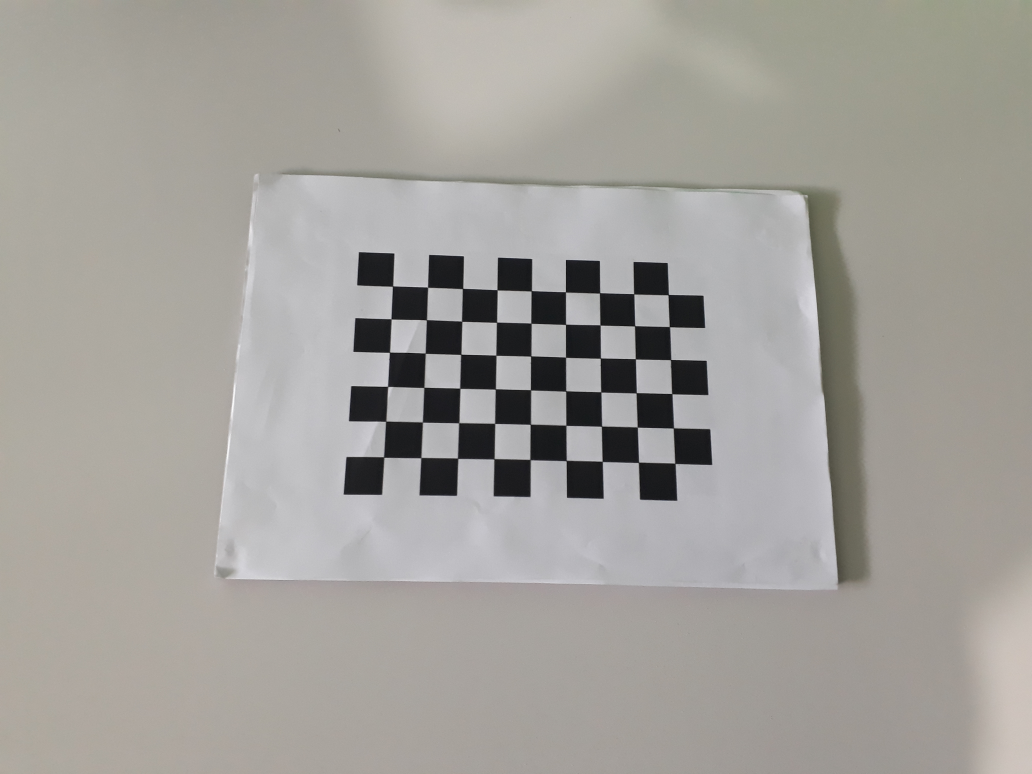
#> input picture images_calibration/b1.jpg, 4128 x 3096 px (shown at 1/4 size); its folder holds only this picture in this run
$ python main.py
#> lines starting #> are read from the running program, lines starting #| are printed output that depends on the picture
### Library/bed_calibration.py
from IPython.display import display
import cv2 as cv
import numpy as np
import glob
import pickle


class Data_Calibrate:
    """Clase de los datos para la calibración de la cama
    """

    def __init__(self):
        self.ret = None
        self.mtx = None
        self.dist = None
        self.rvecs = None
        self.tvecs = None


class Calibrate:
    """Clase que sirve para calibrar la cama
    """

    def __init__(self, wait=1, scalePercent=100):
        self.wait = wait
        self.scalePercent = scalePercent
        # Variables of the class
        self.data_calibrate = Data_Calibrate()

    def init_calibration_bed(self, dir_path_images, imagen_format, square_size, width=9, heigth=6):
        """Método para iniciar la calibración de la cama

        Args:\n
            - dir_path_images (string): dirección de las imágenes solo el path de la carpeta
            - imagen_format (string): tipo de formato de las imágenes ejm. jpg, png
            - square_size (int): tamaño en mm de los cuadrados del tablero
            - width (int, optional): numero de columnas del tablero. Defaults to 9.
            - heigth (int, optional): número de filas del tablero. Defaults to 6.
        """
#> called with dir_path_images = './images_calibration', imagen_format = 'jpg', square_size = 18, width = 9, heigth = 6

        # Se toma todas las imagenes de un mismo directorio que terminen
        images = glob.glob(dir_path_images + '/*.'+imagen_format)
        # con una extención específica.
        # Termino criterio esto es recomendado por openCv
        criteria = (cv.TERM_CRITERIA_EPS +
                    cv.TERM_CRITERIA_MAX_ITER, 30, 0.001)

        # preparar puntos de objeto, como (0,0,0,0), (1,0,0,0), (2,0,0,0)...., (6,5,0)
        # Genera una matriz de (mxn) de valores float32
        objp = np.zeros((width*heigth, 3), np.float32)
        objp[:, :2] = np.mgrid[0:width, 0:heigth].T.reshape(-1, 2)

        objp = objp*square_size  # Multiplica por el tamaño del cuadro.

        # Se crea array de los puntos del objeto a encontrar y de la imagen.
        objpoints = []  # puntos de objeto en 3d
        imgpoints = []  # puntos 2d en la imagen

        print('Calibration Beb Start ____')
        print('Files numbers:', len(images))

        count_images = 0  # count the files

        # Se recorre cada imagen del directorio
        for fname in images:
            img = cv.imread(fname)
#> img is the input picture: shape (3096, 4128, 3); mean B, G, R 154.9, 159.9, 162.7
            # hago un resize de la imagen

            width_img = int(img.shape[1]*self.scalePercent/100)
#> width_img = 1238
            height_img = int(img.shape[0]*self.scalePercent/100)
#> height_img = 928
            resized = cv.resize(img, (width_img, height_img),
                                interpolation=cv.INTER_AREA)
            print(width_img, height_img)
#| 1238 928
            img = resized

            # transforma a escala de grises
            img_gray = cv.cvtColor(img, cv.COLOR_BGR2GRAY)

            # Encuentra las esquinas del tablero de ajedrez
            ret, corners = cv.findChessboardCorners(
                img_gray, (width, heigth), None)
#> ret = True; corners = 54 rows, first 8: [470.9, 343], [512.6, 343.8], [555.3, 345.6], [596.2, 347.7], [637.6, 349], [678.4, 350], [720.1, 350.5], [760, 352.2]
            count_images += 1
            # display status calibration
            print('Find Countors : {0} of {1} is {2} __ File name: {3}'.format(
                count_images, len(images), ret, fname))
#| Find Countors : 1 of 1 is True __ File name: ./images_calibration/b1.jpg

            # Si se encuentran, añada puntos de objeto, puntos de imagen (después de refinarlos)
            if ret == True:
                objpoints.append(objp)  # Se agrega puntos de objeto ala array

                corners2 = cv.cornerSubPix(
                    img_gray, corners, (11, 11), (-1, -1), criteria)  # Aumenta la precisión
#> corners2 = 54 rows, first 8: [471, 343.1], [513.1, 344.4], [555, 345.9], [596.4, 347.6], [637.4, 348.7], [678.4, 350.1], [719.4, 351.3], [760.4, 352.4]

                imgpoints.append(corners2)

                # Dibuja y muestra las esquinas
                # dibuja el patron encontrado
                img = cv.drawChessboardCorners(
                    img, (width, heigth), corners2, ret)
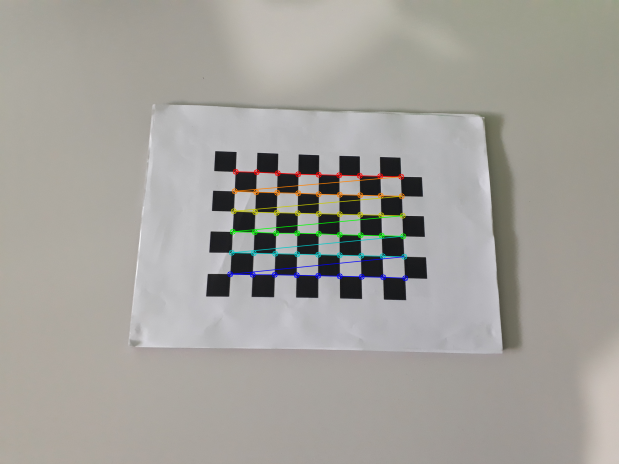
#> img: shape (928, 1238, 3) (shown at 1/2 size); mean B, G, R 154.7, 160.2, 162.7

                cv.imshow('img', img)
                cv.waitKey(self.wait)

        self.data_calibrate.ret, self.data_calibrate.mtx, self.data_calibrate.dist, self.data_calibrate.rvecs, self.data_calibrate.tvecs = cv.calibrateCamera(
            objpoints, imgpoints, img_gray.shape[::-1], None, None)

    def save_coefficientes(self, path_coefficientes, name_file):
        """Método para guardar los coeficientes de calibración

        Args:
            path_coefficientes (string): dirección de la carpeta
            name_file (string): nombre del archivo
        """
        path = '{0}/{1}.pckl'.format(path_coefficientes, name_file)
        print(path)
        file = open(path, 'wb')
        pickle.dump(self.data_calibrate, file)
        file.close()

    # [9 lines left out: function load_coefficientes, not called in this run]


# [7 lines that do not run on import are left out]

### main.py
from Library.bed_calibration import *
from Library.read_image import *
import cv2 as cv

if __name__ == '__main__':
    cali = Calibrate(1, 30)

    cali.init_calibration_bed('./images_calibration', 'jpg', 18)
    cali.save_coefficientes('./file_calibration', 'calibration')

    print('valor ret ', cali.data_calibrate.ret)
    print('valor mtx ', cali.data_calibrate.mtx)
    print('valor dist ', cali.data_calibrate.dist)
    print('valor rvecs ', cali.data_calibrate.rvecs)
    print('valor tvecs ', cali.data_calibrate.tvecs)

$ run again, on images_calibration/b13.jpg
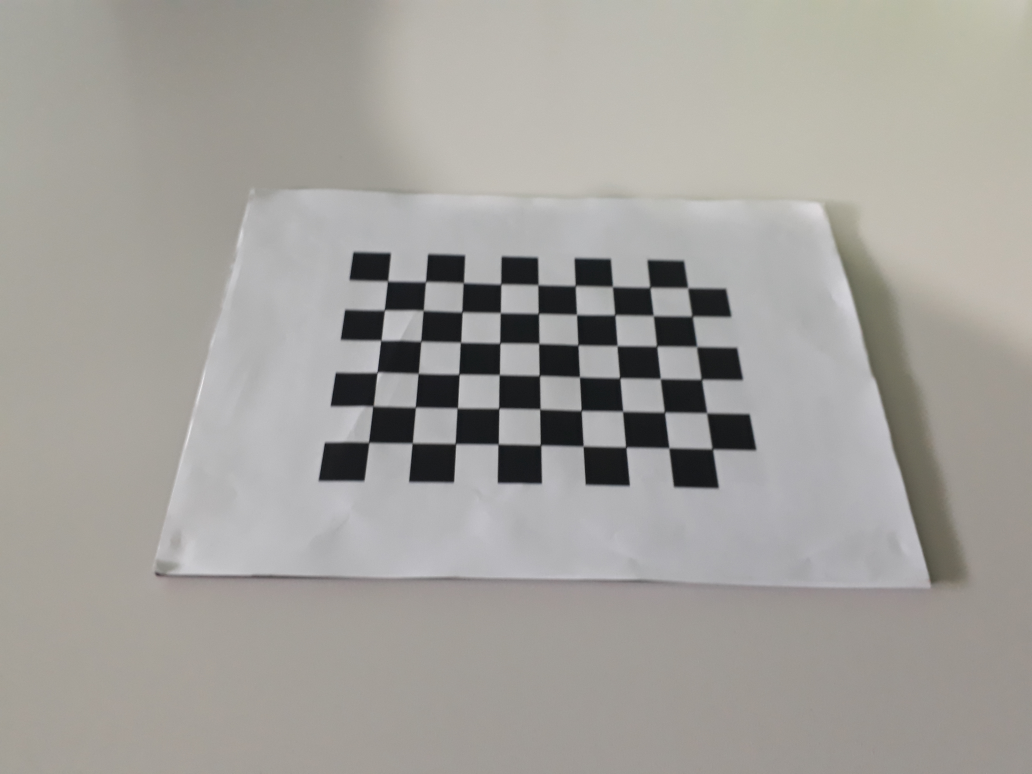
#> input picture images_calibration/b13.jpg, 4128 x 3096 px (shown at 1/4 size)
#> in init_calibration_bed, img is the input picture: shape (3096, 4128, 3); mean B, G, R 155.4, 160, 162.5
#| 1238 928
#> ret = True; corners = 54 rows, first 8: [466.6, 335.1], [509.3, 336.1], [557.3, 337.2], [599.2, 339.1], [644.3, 343.4], [690, 342.5], [733.3, 345.5], [780, 344.5]
#| Find Countors : 1 of 1 is True __ File name: ./images_calibration/b13.jpg
#> corners2 = 54 rows, first 8: [465, 337], [510.5, 337.7], [555.9, 339], [600.8, 340.7], [645.4, 341.4], [690.2, 342.5], [734.8, 343.6], [779.7, 344.5]
#> in init_calibration_bed, `img = cv.drawChessboardCorners( img, (width, heigth), corners2, ret)`:
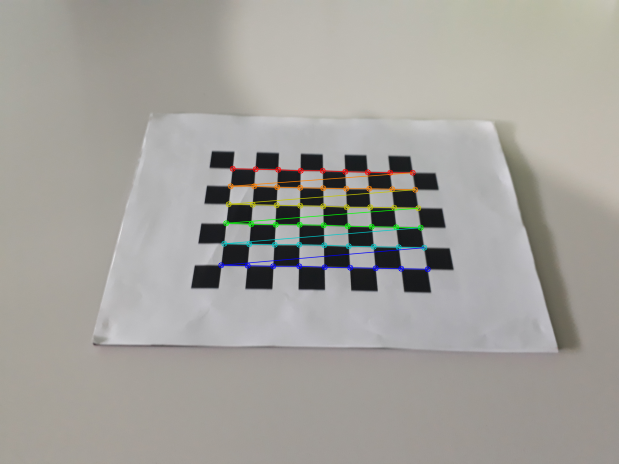
#> img: shape (928, 1238, 3) (shown at 1/2 size); mean B, G, R 155.2, 160.3, 162.5

$ run again, on images_calibration/b14.jpg
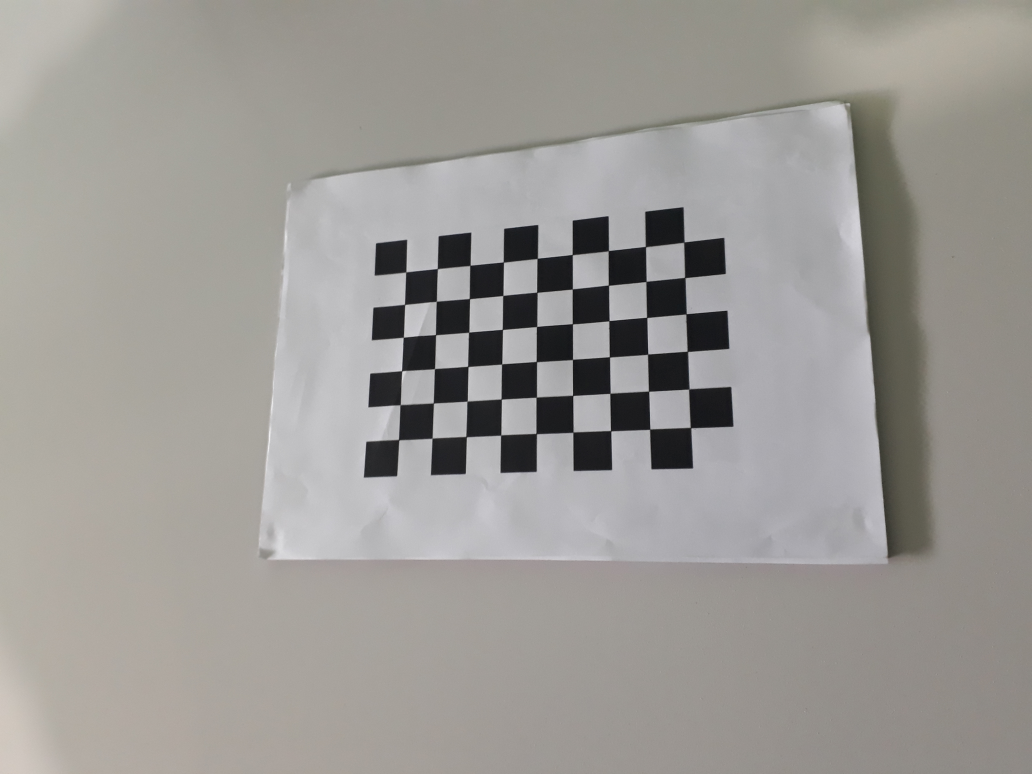
#> input picture images_calibration/b14.jpg, 4128 x 3096 px (shown at 1/4 size)
#> in init_calibration_bed, img is the input picture: shape (3096, 4128, 3); mean B, G, R 149.5, 153.4, 156.1
#| 1238 928
#> ret = True; corners = 54 rows, first 8: [487, 326.1], [525.1, 322.1], [564.5, 317.6], [604, 314.1], [644.5, 310], [687, 305.7], [730.7, 299.6], [773.7, 295.4]
#| Find Countors : 1 of 1 is True __ File name: ./images_calibration/b14.jpg
#> corners2 = 54 rows, first 8: [486.9, 326.2], [524.7, 322.1], [563.8, 318.2], [603.9, 314.3], [644.5, 309.8], [686.5, 305.3], [729.8, 300.6], [774.4, 295.7]
#> in init_calibration_bed, `img = cv.drawChessboardCorners( img, (width, heigth), corners2, ret)`:
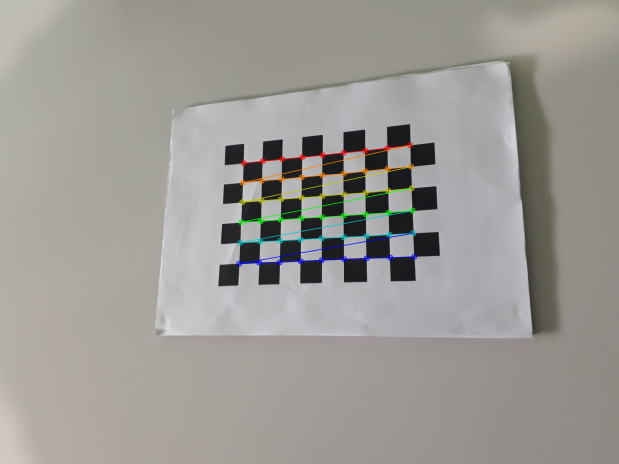
#> img: shape (928, 1238, 3) (shown at 1/2 size); mean B, G, R 149.3, 153.7, 156.1

$ run again, on images_calibration/b2.jpg
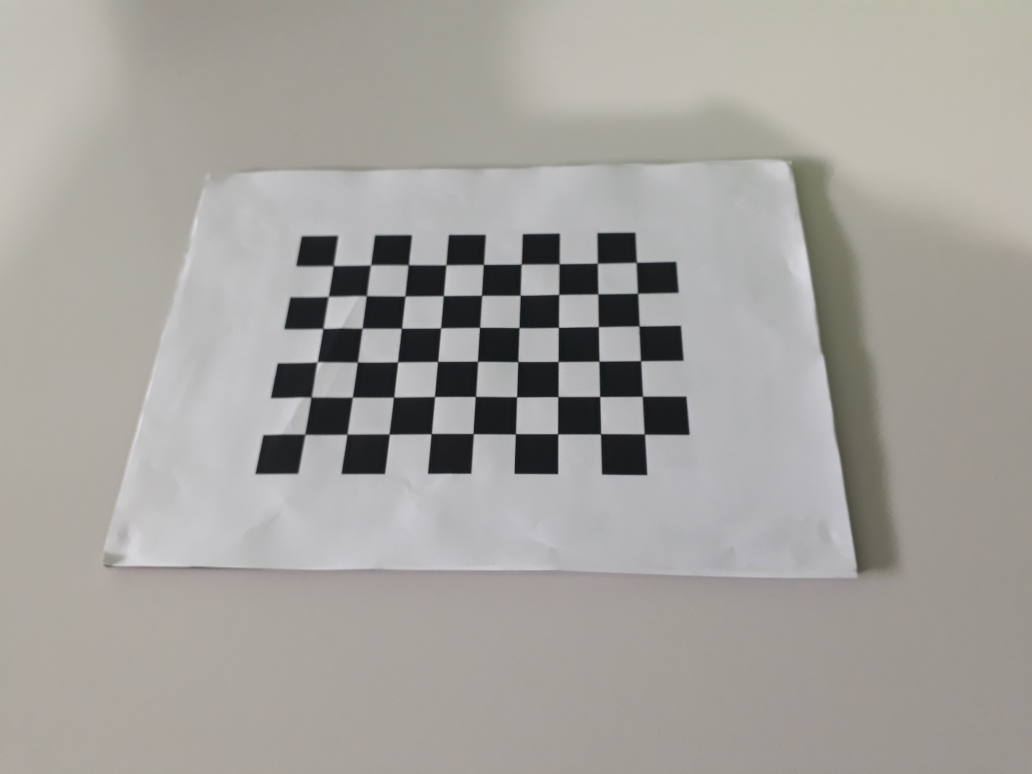
#> input picture images_calibration/b2.jpg, 4128 x 3096 px (shown at 1/4 size)
#> in init_calibration_bed, img is the input picture: shape (3096, 4128, 3); mean B, G, R 157.1, 161.6, 163.9
#| 1238 928
#> ret = True; corners = 54 rows, first 8: [400.2, 318.9], [444.8, 317.8], [489.8, 317.8], [535.1, 317.7], [580.1, 317.2], [625.2, 316.9], [671, 316.4], [716.7, 315.8]
#| Find Countors : 1 of 1 is True __ File name: ./images_calibration/b2.jpg
#> corners2 = 54 rows, first 8: [399.9, 318.5], [444.7, 317.7], [489.9, 317.6], [535.1, 317.6], [580, 317.1], [625.3, 316.7], [670.8, 316.3], [716.7, 315.6]
#> in init_calibration_bed, `img = cv.drawChessboardCorners( img, (width, heigth), corners2, ret)`:
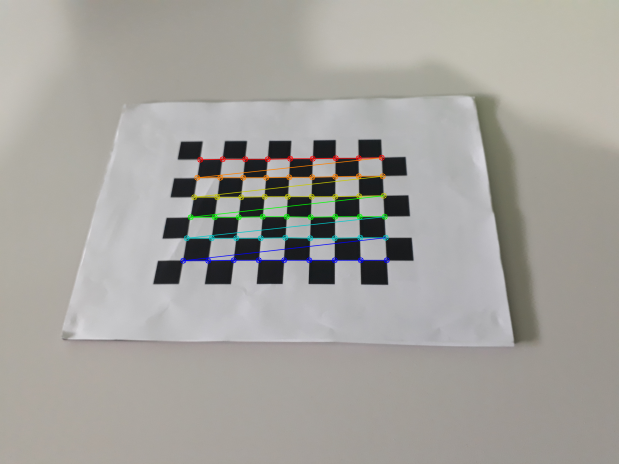
#> img: shape (928, 1238, 3) (shown at 1/2 size); mean B, G, R 157, 161.8, 163.9

$ run again, on images_calibration/b10.jpg
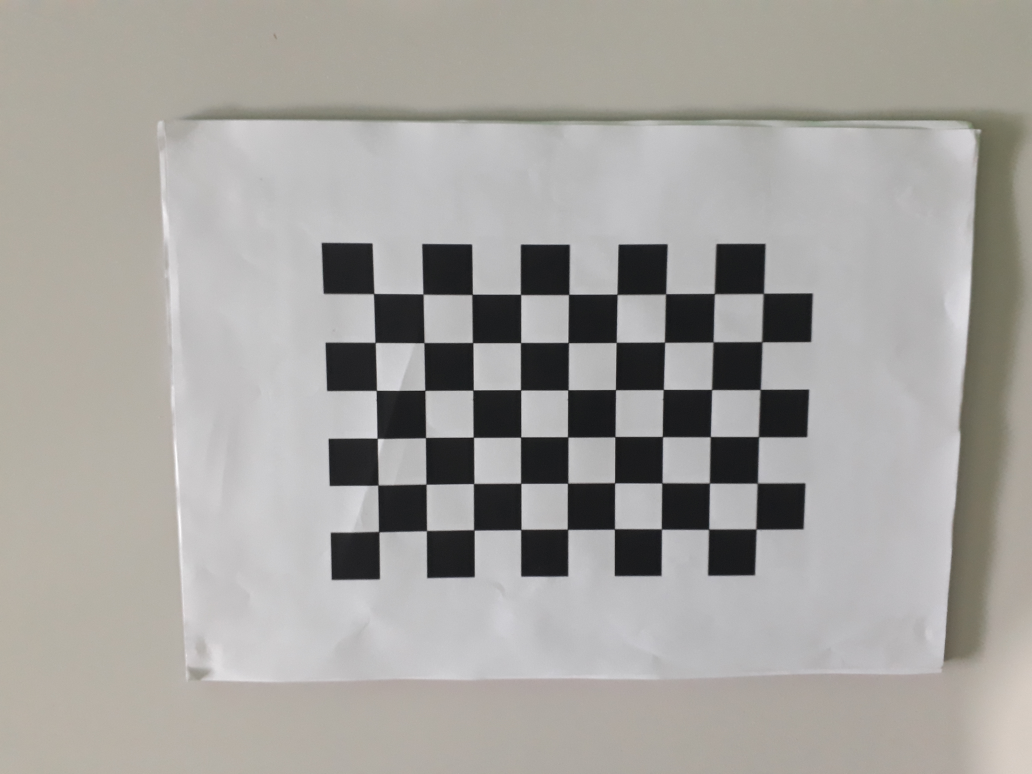
#> input picture images_calibration/b10.jpg, 4128 x 3096 px (shown at 1/4 size)
#> in init_calibration_bed, img is the input picture: shape (3096, 4128, 3); mean B, G, R 158.8, 162.7, 165.1
#| 1238 928
#> ret = True; corners = 54 rows, first 8: [449.7, 351.3], [506.4, 351.7], [567.6, 352.2], [623.5, 352.4], [681.2, 354.8], [739.3, 352], [797.1, 354.5], [855.3, 351]
#| Find Countors : 1 of 1 is True __ File name: ./images_calibration/b10.jpg
#> corners2 = 54 rows, first 8: [448.4, 352.1], [507.6, 352.6], [566.4, 352.9], [624.6, 353.1], [682.3, 353], [740.4, 352.8], [798.6, 352.4], [857, 352.1]
#> in init_calibration_bed, `img = cv.drawChessboardCorners( img, (width, heigth), corners2, ret)`:
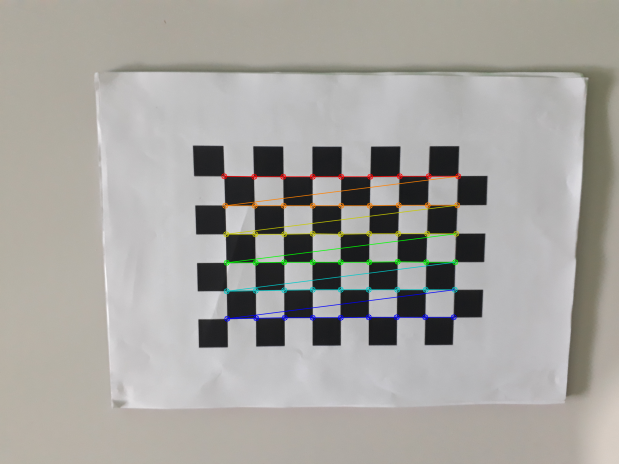
#> img: shape (928, 1238, 3) (shown at 1/2 size); mean B, G, R 158.6, 163, 165.1
